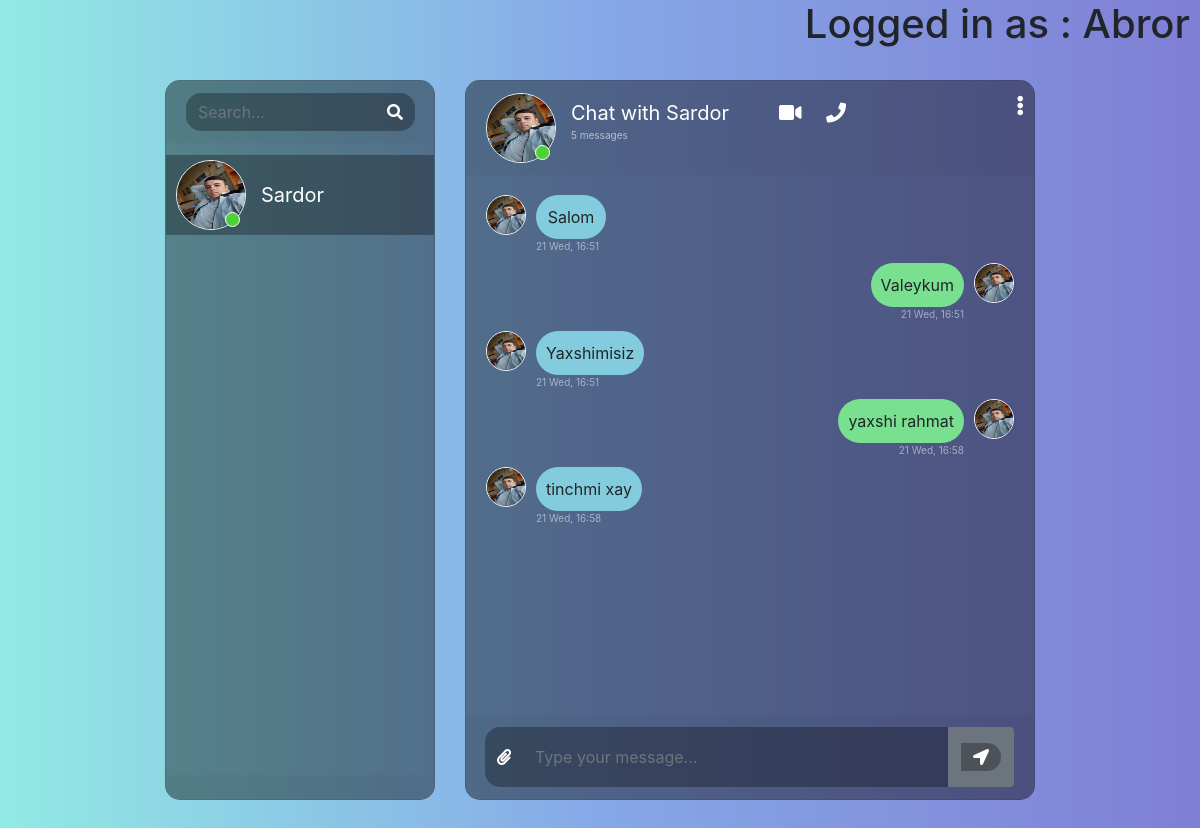
Page /chat/ (signed in) on the committed database.
### chat/models.py (models this page shows)
class Thread(models.Model):
    first_person = models.ForeignKey(User, on_delete=models.CASCADE, null=True, blank=True, related_name='thread_first_person')
    second_person = models.ForeignKey(User, on_delete=models.CASCADE, null=True, blank=True,
                                     related_name='thread_second_person')
    updated = models.DateTimeField(auto_now=True)
    timestamp = models.DateTimeField(auto_now_add=True)
    objects = ThreadManager()
    class Meta:
        unique_together = ['first_person', 'second_person']

class ChatMessage(models.Model):
    thread = models.ForeignKey(Thread, null=True, blank=True, on_delete=models.CASCADE, related_name='chatmessage_thread')
    user = models.ForeignKey(User, on_delete=models.CASCADE)
    message = models.TextField()
    timestamp = models.DateTimeField(auto_now_add=True)

### chat/views.py (the view)
# urls.py: path('', views.messages_page),
@login_required
def messages_page(request):
    threads = Thread.objects.by_user(user=request.user).prefetch_related('chatmessage_thread').order_by('timestamp')
    context = {
        'Threads': threads
    }
    return render(request, 'messages.html', context)

### chat/models.py (called while the page is built)
    def by_user(self, **kwargs):
        user = kwargs.get('user')
        lookup = Q(first_person=user) | Q(second_person=user)
        qs = self.get_queryset().filter(lookup).distinct()
        return qs

### chat/templates/messages.html (shortened to what this page needs)
{% load static %}
<!DOCTYPE html>
<html>
	<head>
		<link rel="stylesheet" href="https://stackpath.bootstrapcdn.com/bootstrap/4.1.3/css/bootstrap.min.css">
		<link rel="stylesheet" href="https://use.fontawesome.com/releases/v5.5.0/css/all.css">
		<link rel="stylesheet" type="text/css" href="https://cdnjs.cloudflare.com/ajax/libs/malihu-custom-scrollbar-plugin/3.1.5/jquery.mCustomScrollbar.min.css">
        <link rel="stylesheet" href="{% static 'css/messages.css' %}">
    </head>
	<body>
    {% if user.is_authenticated %}
        <h1 style="text-align: end; padding-right: 10px">Logged in as : {{ user.username }}</h1>
    {% endif %}
		<div class="container-fluid h-100">
			<div class="row justify-content-center h-100 ">
				<div class="col-md-4 col-xl-3 chat h-100 mt-4">
                    <div class="card mb-sm-3 mb-md-0 contacts_card">
					<div class="card-header">
						<div class="input-group">
							<input type="text" placeholder="Search..." name="" class="form-control search">
							<div class="input-group-prepend">
								<span class="input-group-text search_btn"><i class="fas fa-search"></i></span>
							</div>
						</div>
					</div>
					<div class="card-body contacts_body">
						<ui class="contacts">
                            {% for thread in Threads %}
                                <li class="{% if forloop.first %}active{% endif %} contact-li" chat-id="chat_{{ thread.id }}" style="cursor: pointer">
                                    <div class="d-flex bd-highlight">
                                        <div class="img_cont">
                                            <img src="{% static 'images/myfoto.jpg'%}" class="rounded-circle user_img">
                                            <span class="online_icon"></span>
                                        </div>
                                        <div class="user_info">
                                            {% if thread.first_person == user %}
                                                <span>{{ thread.second_person.username }}</span>
                                            {% else %}
                                                <span>{{ thread.first_person.username }}</span>
                                            {% endif %}
                                        </div>
                                    </div>
                                </li>
                            {% endfor %}
						</ui>
					</div>
					<div class="card-footer"></div>
				</div></div>
				<div class="col-md-8 col-xl-6 chat h-100 mt-4">
					<div class="card">
                        {% for thread in Threads %}
                            <div class="messages-wrapper  {% if forloop.first %}hide is_active{% else %}hide{% endif %}" chat-id="chat_{{ thread.id }}" other-user-id="
                                        {% if thread.first_person == user %}
                                            {{ thread.second_person.id }}
                                        {% else %}
                                            {{ thread.first_person.id }}
                                        {% endif %}
                                    ">
                                <div class="card-header msg_head">
                                    <div class="d-flex bd-highlight">
                                        <div class="img_cont">
                                            <img src="{% static 'images/myfoto.jpg'%}" class="rounded-circle user_img">
                                            <span class="online_icon"></span>
                                        </div>
                                        <div class="user_info">
                                            {% if thread.first_person == user %}
                                                    <span>Chat with {{ thread.second_person.username }}</span>
                                            {% else %}
                                                <span>Chat with {{ thread.first_person.username }}</span>
                                            {% endif %}
                                            <p>{{ thread.chatmessage_thread.all.count }} messages</p>
                                        </div>
                                        <div class="video_cam">
                                            <span><i class="fas fa-video"></i></span>
                                            <span><i class="fas fa-phone"></i></span>
                                        </div>
                                    </div>
                                    <span id="action_menu_btn"><i class="fas fa-ellipsis-v"></i></span>
                                </div>
                                <div class="card-body msg_card_body">
                                    {% for chat in thread.chatmessage_thread.all %}
                                        {% if chat.user == user %}
                                            <div class="d-flex mb-4 replied">
                                                <div class="msg_cotainer_send">
                                                    {{ chat.message }}
                                                    <span class="msg_time_send">{{ chat.timestamp|date:"d D" }}, {{ chat.timestamp|time:"H:i" }}</span>
                                                </div>
                                            <div class="img_cont_msg">
                                                <img src="{% static 'images/myfoto.jpg'%}" class="rounded-circle user_img_msg">
                                            </div>
                                        </div>
                                        {% else %}
                                            <div class="d-flex mb-4 received">
                                            <div class="img_cont_msg">
                                                <img src="{% static 'images/myfoto.jpg'%}" class="rounded-circle user_img_msg">
                                            </div>
                                            <div class="msg_cotainer">
                                                {{ chat.message }}
                                                <span class="msg_time">{{ chat.timestamp|date:"d D" }}, {{ chat.timestamp|time:"H:i" }}</span>
                                            </div>
                                        </div>
                                        {% endif %}
                                    {% endfor %}
                                </div>
					        </div>
                        {% endfor %}
                        <div class="card-footer">
                                <form id="send-message-form">
                                    <div class="input-group">
                                        <div class="input-group-append">
                                            <span class="input-group-text attach_btn"><i class="fas fa-paperclip"></i></span>
                                        </div>
                                        <input type="text" name="" id="input-message" class="form-control type_msg" placeholder="Type your message...">
                                        <div class="input-group-append">
                                            <button class="btn btn-secondary" type="submit">
                                                <span class="input-group-text send_btn">
                                                    <i class="fas fa-location-arrow"></i>
                                                </span>
                                            </button>
                                        </div>
                                </div>
                                </form>
                            </div>
                    </div>
				</div>
			</div>
		</div>
	</body>
</html>

### static/css/messages.css (style rules this page uses)
body, html { height: 100%; margin: 0; background: #7f7fd5; background: -webkit-linear-gradient(to right, #91eae4, #86a8e7, #7f7fd5); background: linear-gradient(to right, #91eae4, #86a8e7, #7f7fd5); }
.chat { margin-top: auto; margin-bottom: auto; }
.card { height: 90%; border-radius: 15px !important; background-color: rgba(0, 0, 0, 0.4) !important; }
.contacts_body { padding: 0.75rem 0 !important; overflow-y: auto; white-space: nowrap; }
.msg_card_body { overflow-y: auto; max-height: 65%; padding-bottom: 20px; }
.card-header { border-radius: 15px 15px 0 0 !important; border-bottom: 0 !important; }
.card-footer { border-radius: 0 0 15px 15px !important; border-top: 0 !important; bottom: 0; position: absolute; width: 100%; }
.search { border-radius: 15px 0 0 15px !important; background-color: rgba(0, 0, 0, 0.3) !important; border: 0 !important; color: white !important; }
.type_msg { background-color: rgba(0, 0, 0, 0.3) !important; border: 0 !important; color: white !important; height: 60px !important; overflow-y: auto; }
.attach_btn { border-radius: 15px 0 0 15px !important; background-color: rgba(0, 0, 0, 0.3) !important; border: 0 !important; color: white !important; cursor: pointer; }
.send_btn { border-radius: 0 15px 15px 0 !important; background-color: rgba(0, 0, 0, 0.3) !important; border: 0 !important; color: white !important; cursor: pointer; }
.search_btn { border-radius: 0 15px 15px 0 !important; background-color: rgba(0, 0, 0, 0.3) !important; border: 0 !important; color: white !important; cursor: pointer; }
.contacts { list-style: none; padding: 0; }
.contacts li { width: 100% !important; padding: 5px 10px; margin-bottom: 15px !important; }
.active { background-color: rgba(0, 0, 0, 0.3); }
.user_img { height: 70px; width: 70px; border: 1.5px solid #f5f6fa; }
.user_img_msg { height: 40px; width: 40px; border: 1.5px solid #f5f6fa; }
.img_cont { position: relative; height: 70px; width: 70px; }
.img_cont_msg { height: 40px; width: 40px; }
.online_icon { position: absolute; height: 15px; width: 15px; background-color: #4cd137; border-radius: 50%; bottom: 0.2em; right: 0.4em; border: 1.5px solid white; }
.user_info { margin-top: auto; margin-bottom: auto; margin-left: 15px; }
.user_info span { font-size: 20px; color: white; }
.user_info p { font-size: 10px; color: rgba(255, 255, 255, 0.6); }
.video_cam { margin-left: 50px; margin-top: 5px; }
.video_cam span { color: white; font-size: 20px; cursor: pointer; margin-right: 20px; }
.msg_cotainer { margin-top: auto; margin-bottom: auto; margin-left: 10px; border-radius: 25px; background-color: #82ccdd; padding: 10px; position: relative; min-width: 70px; text-align: center; }
.msg_cotainer_send { min-width: 70px; text-align: center; margin-top: auto; margin-bottom: auto; margin-right: 10px; border-radius: 25px; background-color: #78e08f; padding: 10px; position: relative; }
.msg_time { position: absolute; left: 0; bottom: -15px; color: rgba(255, 255, 255, 0.5); font-size: 10px; }
.msg_time_send { position: absolute; right: 0; bottom: -15px; color: rgba(255, 255, 255, 0.5); font-size: 10px; }
.msg_head { position: relative; }
#action_menu_btn { position: absolute; right: 10px; top: 10px; color: white; cursor: pointer; font-size: 20px; }
.received { justify-content: flex-start; }
.replied { justify-content: flex-end; }
.is_active { display: block !important; }
.hide { display: none; }
.msg_card_body { -ms-overflow-style: none; scrollbar-width: none; }
.messages-wrapper { height: 100%; }

### rows in the picture
Thread: second_person.username "Sardor", chatmessage_thread.all.count "5"
ChatMessage: message "Salom", timestamp "21 Wed", timestamp "16:51"
ChatMessage: message "Valeykum", timestamp "21 Wed", timestamp "16:51"
ChatMessage: message "Yaxshimisiz", timestamp "21 Wed", timestamp "16:51"
ChatMessage: message "yaxshi rahmat", timestamp "21 Wed", timestamp "16:58"
ChatMessage: message "tinchmi xay", timestamp "21 Wed", timestamp "16:58"

### other values in the picture
{{ user.username }} "Abror"
